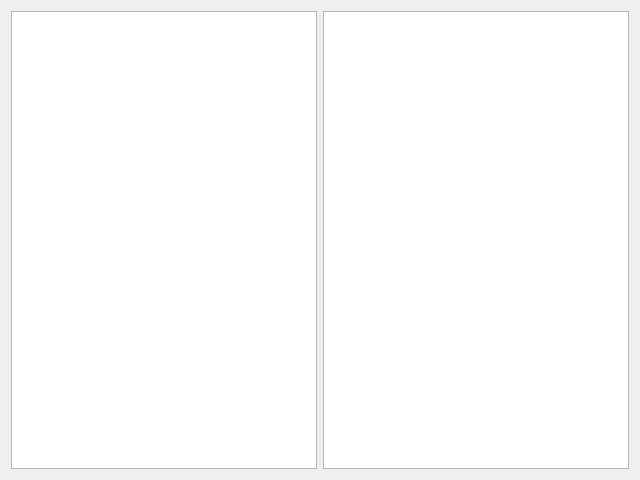
<?xml version="1.0" encoding="UTF-8"?>
<ui version="4.0">
 <class>Logger</class>
 <widget class="QWidget" name="Logger">
  <property name="geometry">
   <rect>
    <x>0</x>
    <y>0</y>
    <width>640</width>
    <height>480</height>
   </rect>
  </property>
  <property name="windowTitle">
   <string>Form</string>
  </property>
  <layout class="QGridLayout" name="gridLayout">
   <item row="0" column="0">
    <widget class="QListWidget" name="listWidget_Log"/>
   </item>
   <item row="0" column="1">
    <widget class="QTextEdit" name="textEdit"/>
   </item>
  </layout>
 </widget>
 <resources/>
 <connections/>
</ui>
